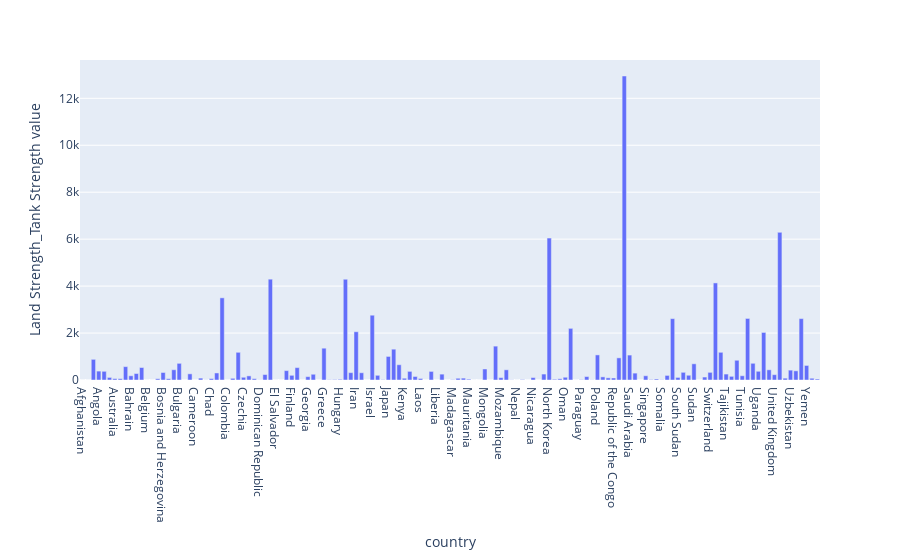

Notebook code cell kept with this figure:
### Code cell
fig = px.bar(value_df,x= "country" , y = value_df['Land Strength_Tank Strength value'])
fig.show()

### Figure 1 — Plotly figure (JSON) as saved in the notebook; plotly's stock layout.template omitted (floating-point values rounded to 4 significant figures; data arrays with more than 128 entries replaced by an {"elided": "..."} marker saying what was removed)
{"data": [{"alignmentgroup": "True", "hovertemplate": "country=%{x}<br>Land Strength_Tank Strength value=%{y}<extra></extra>", "legendgroup": "", "marker": {"color": "#636efa", "pattern": {"shape": ""}}, "name": "", "offsetgroup": "", "orientation": "v", "showlegend": false, "textposition": "auto", "type": "bar", "x": {"elided": "138 str values"}, "xaxis": "x", "y": {"elided": "138 int values"}, "yaxis": "y"}], "layout": {"barmode": "relative", "legend": {"tracegroupgap": 0}, "margin": {"t": 60}, "xaxis": {"anchor": "y", "domain": [0, 1], "title": {"text": "country"}}, "yaxis": {"anchor": "x", "domain": [0, 1], "title": {"text": "Land Strength_Tank Strength value"}}}}
